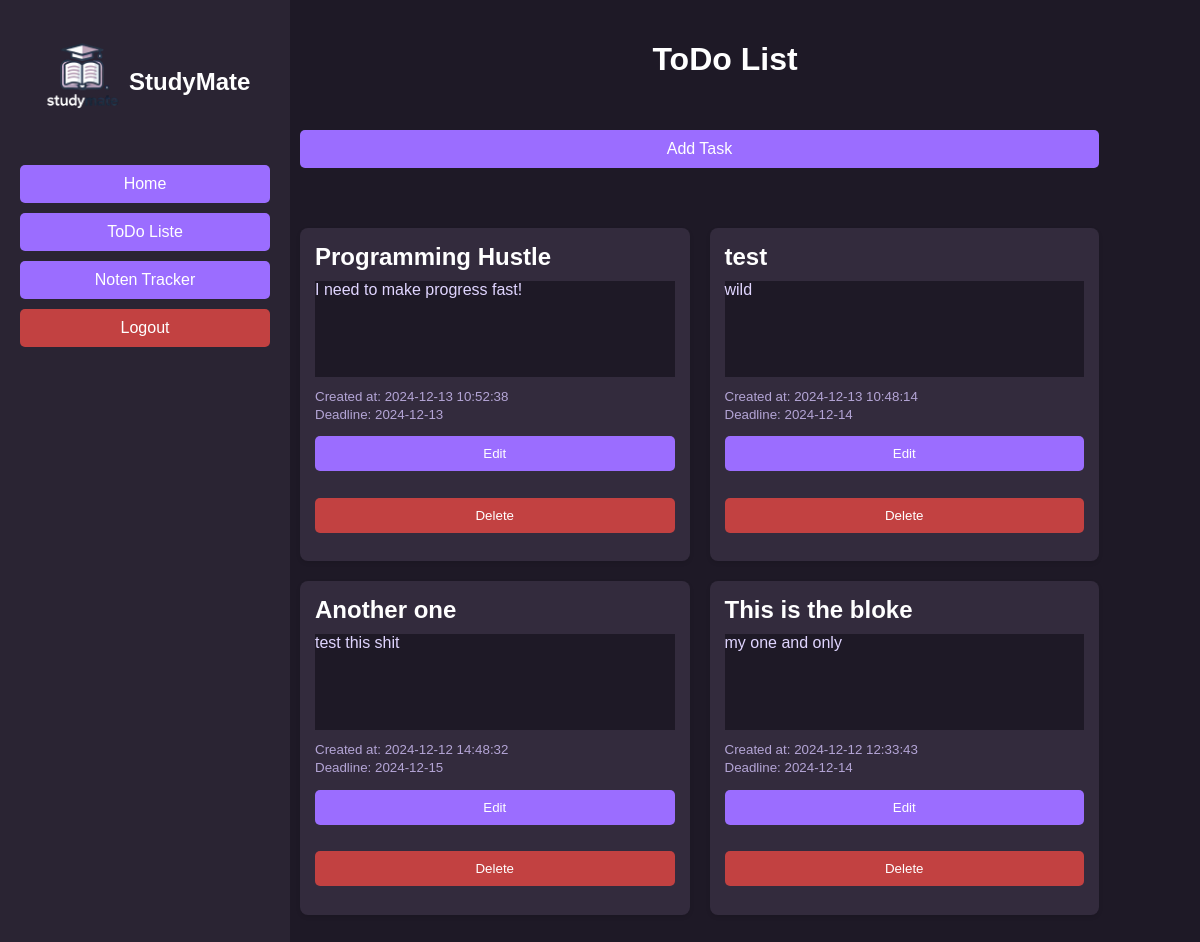
The app's page /todos (signed in) with its own data.
### app/models.py (models this page shows)
class ToDo(db.Model):
    id = db.Column(db.Integer, primary_key=True)
    title = db.Column(db.String(100), nullable=False)
    description = db.Column(db.Text, nullable=True)
    created_at = db.Column(db.DateTime, default=db.func.current_timestamp())
    user_id = db.Column(db.Integer, db.ForeignKey('user.id'))
    deadline = db.Column(db.DateTime, nullable=True)

### app/routes.py (the view)
@main.route('/todos')
@login_required
def todos():
    tasks = ToDo.query.filter_by(user_id=current_user.id).order_by(ToDo.created_at.desc()).all()
    return render_template('todos.html', tasks=tasks)

### app/__init__.py (called while the page is built)
@login_manager.user_loader
def load_user(user_id):
    return User.query.get(int(user_id))

### app/templates/todos.html
{% extends "base.html" %}
{% block content %}
<h1>ToDo List</h1>
<div class="card-container">
<a href="{{ url_for('main.add_todo') }}" class="btn btn-primary" role="button">Add Task</a></div>
<div class="card-container mt-3">
    {% for task in tasks %}
    <div class="todo-card">
        <h5>{{ task.title }}</h5>
        <p class="description">{{ task.description }}</p>
        <small>Created at: {{ task.created_at }}</small><br>
        <small>Deadline: {{ task.deadline.strftime('%Y-%m-%d') if task.deadline else 'No deadline set' }}</small>
        <div class="mt-2">
            <form action="{{ url_for('main.edit_todo', task_id=task.id) }}" method="GET" style="display:inline;">
                <button type="submit" class="btn btn-primary">Edit</button>
            </form>
            <form action="{{ url_for('main.delete_todo', task_id=task.id) }}" method="POST" style="display:inline;">
                <button type="submit" class="btn btn-primary btn-delete btn-success">Delete</button>
            </form>
        </div>
    </div>
    {% endfor %}
</div>
{% endblock %}

### app/templates/base.html (shortened to what this page needs)
<!DOCTYPE html>
<html>
<head>
    <link rel="stylesheet" href="/static/style.css">
</head>
<body>
    <div class="sidebar">
        <div class="logo-container">
            <img src="/static/brand_logo.png" alt="Logo" class="logo">
            <h2 class="app-name">StudyMate</h2>
        </div>
        <div class="sidebar-nav">
            <a class="nav-item" href="/">Home</a>
            {% if current_user.is_authenticated %}
            <a class="nav-item" href="/todos">ToDo Liste</a>
            <a class="nav-item" href="/grades">Noten Tracker</a>
            <a class="nav-item btn-delete" href="/logout">Logout</a>
            {% else %}
            <a class="nav-item" href="/login">Login</a>
            <a class="nav-item" href="/register">Registrierung</a>
            {% endif %}
        </div>
    </div>
    <div class="main-content">
        <div class="content">
            {% block content %}{% endblock %}
        </div>
    </div>
</body>
</html>

### app/static/style.css (style rules this page uses)
:root { --primary-purple: #9b6dff; --primary-hover: #8557f7; --dark-bg: #1e1926; --sidebar-bg: #2a2433; --card-bg: #332b3d; --text-primary: #ffffff; --text-secondary: #e0d5ff; --text-muted: #b4a5d6; --border-color: #3d3447; --alert-color: rgb(194, 65, 65); }
body { margin: 0; font-family: Arial, sans-serif; display: flex; background-color: var(--dark-bg); }
.sidebar { width: 250px; background-color: var(--sidebar-bg); color: var(--text-primary); padding: 20px; position: fixed; height: 100%; overflow-y: auto; }
.main-content { margin-left: 250px; padding: 20px; width: calc(100% - 250px); overflow-y: auto; display: flex; justify-content: center; align-items: center; flex-direction: column; }
.sidebar-nav { display: flex; flex-direction: column; }
.nav-item { padding: 10px; text-decoration: none; color: var(--text-primary); background-color: var(--primary-purple); border: none; border-radius: 5px; text-align: center; margin-bottom: 10px; transition: background-color 0.3s ease; }
.todo-card { background-color: var(--card-bg); padding: 20px; border-radius: 10px; box-shadow: 0 4px 8px rgba(0, 0, 0, 0.2); transition: transform 0.2s ease, box-shadow 0.2s ease; margin: 10px auto; }
.todo-card h5 { margin: 0 0 10px; font-size: 1.5rem; color: var(--text-primary); }
.todo-card p { margin: 0 0 10px; font-size: 1rem; color: var(--text-secondary); }
h1 { text-align: center; color: var(--text-primary); }
.app-name { color: var(--text-primary); text-align: center; margin-bottom: 20px; font-size: 1.5rem; }
.card-container { display: flex; flex-wrap: wrap; justify-content: space-between; width: 90%; padding: 20px; }
.card-container a { margin: 10px; }
.todo-card { flex: 1 1 calc(30% - 20px); margin: 10px; box-shadow: 0 2px 4px rgba(0, 0, 0, 0.1); border-radius: 8px; background-color: var(--card-bg); padding: 15px; transition: transform 0.2s; }
.btn { display: inline-block; padding: 10px 20px; margin: 1em 0 1em 0; border: none; border-radius: 5px; text-align: center; cursor: pointer; text-decoration: none; transition: background-color 0.3s ease; width: 100%; }
.btn-primary { background-color: var(--primary-purple); color: var(--text-primary); }
.btn-delete { background-color: var(--alert-color); color: var(--text-primary); }
small { color: var(--text-muted); }
.description { background-color: var(--dark-bg); color: var(--text-secondary); height: 6em; }
.logo-container { display: flex; align-items: center; margin-bottom: 20px; }
.logo { width: 50%; height: auto; margin-right: -1rem; }
.app-name { color: var(--text-primary); font-size: 1.5rem; }

### records on screen
ToDo: title "Programming Hustle", description "I need to make progress fast!", created_at "2024-12-13 10:52:38", deadline "2024-12-13"
ToDo: title "test", description "wild", created_at "2024-12-13 10:48:14", deadline "2024-12-14"
ToDo: title "Another one", description "test this shit", created_at "2024-12-12 14:48:32", deadline "2024-12-15"
ToDo: title "This is the bloke", description "my one and only", created_at "2024-12-12 12:33:43", deadline "2024-12-14"
